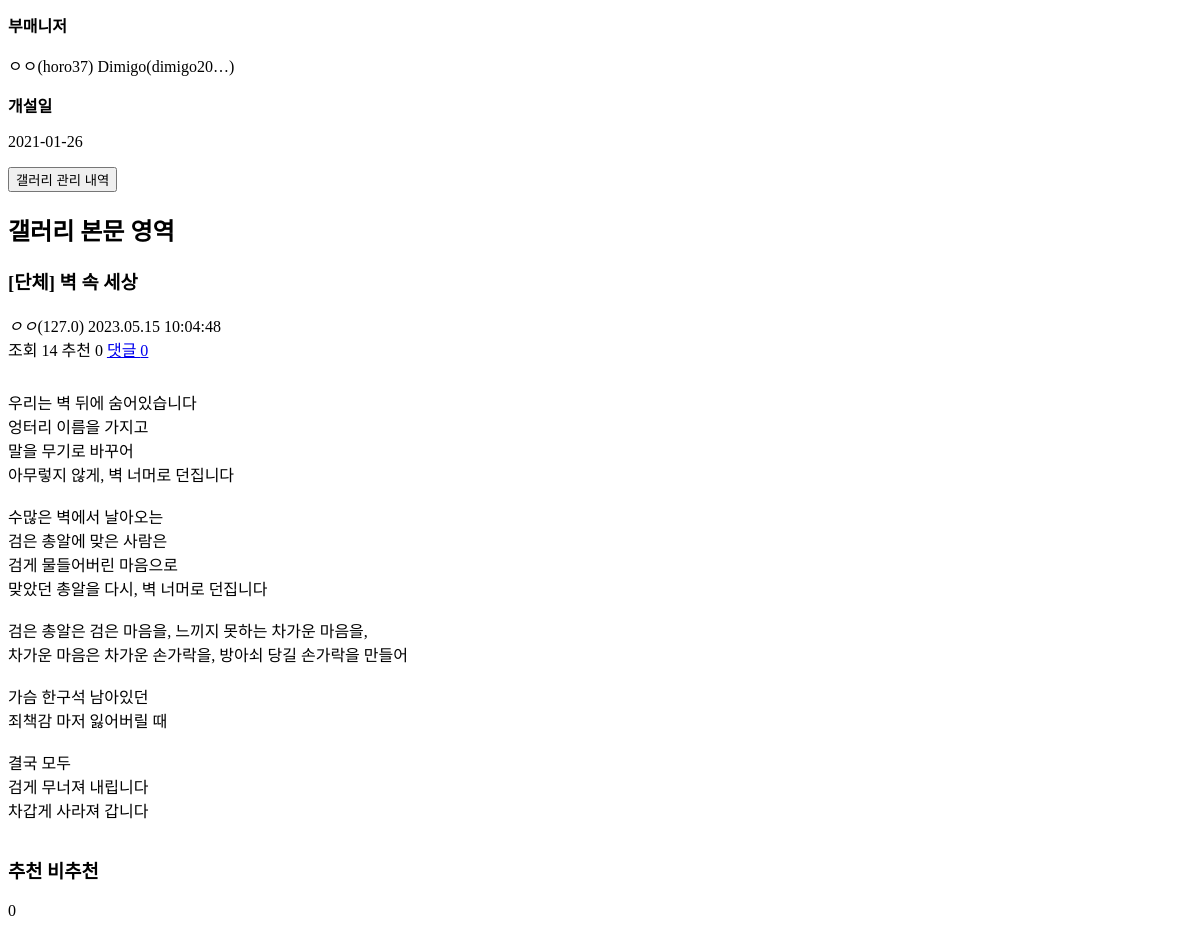
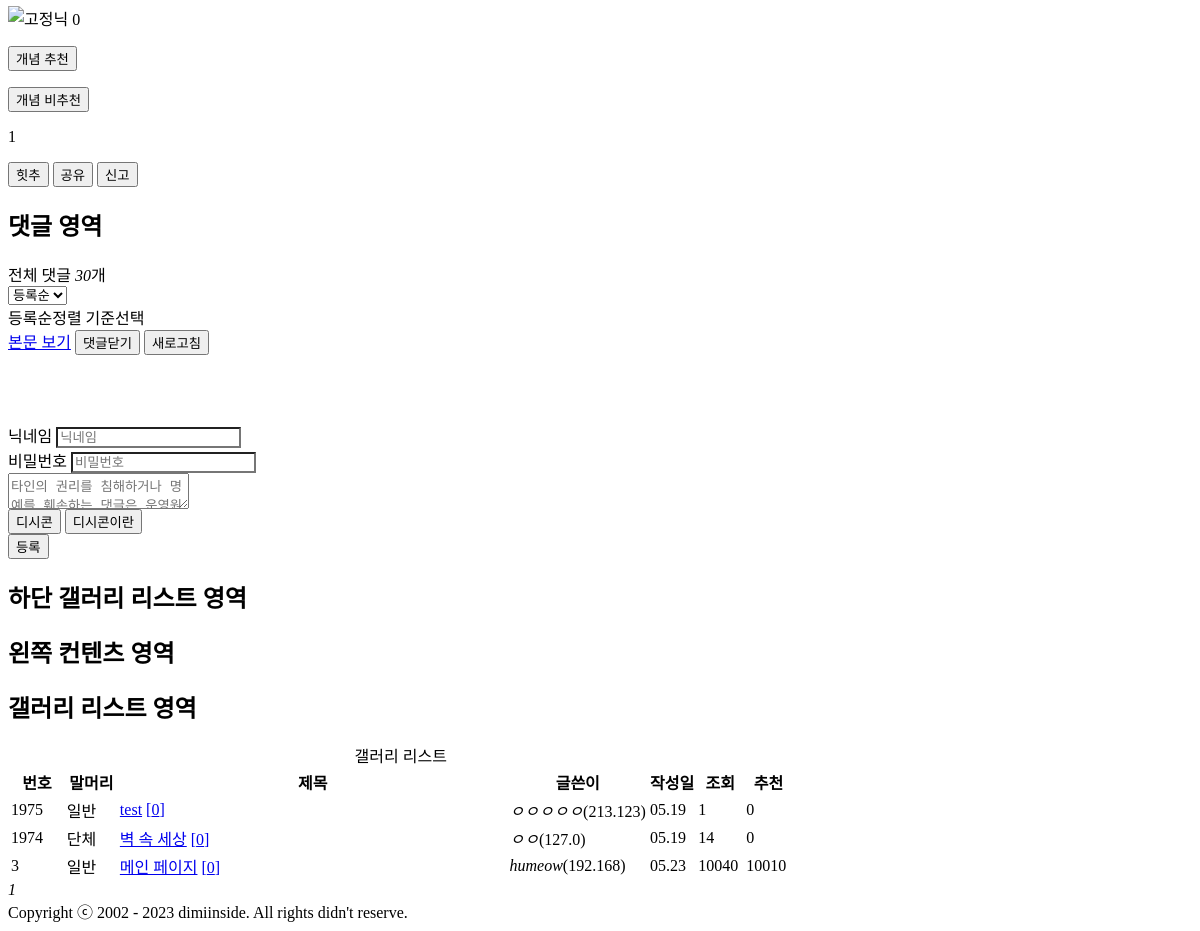
The app's page /gallery/wp/1974 (lower part), older data (2 pictures, top to bottom).
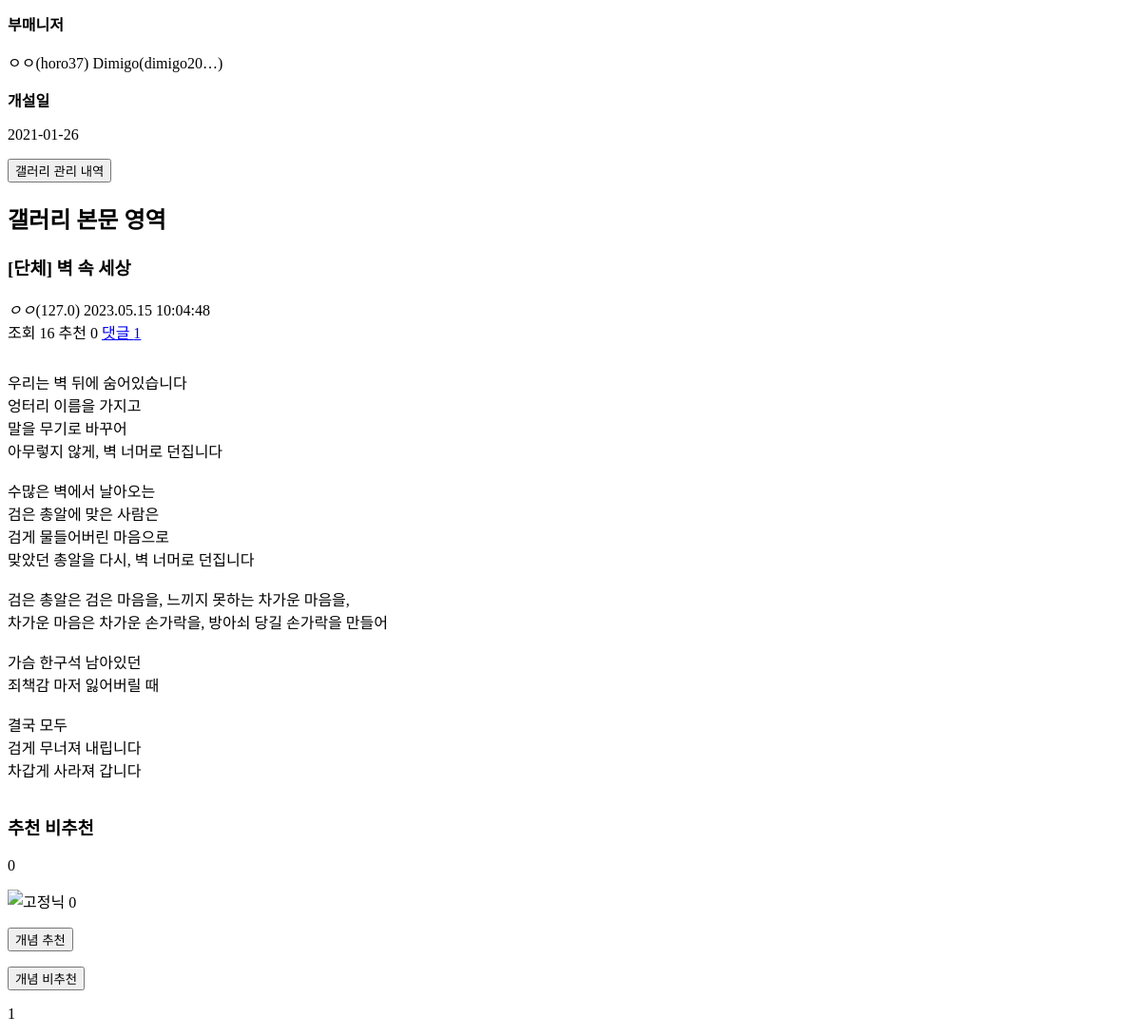
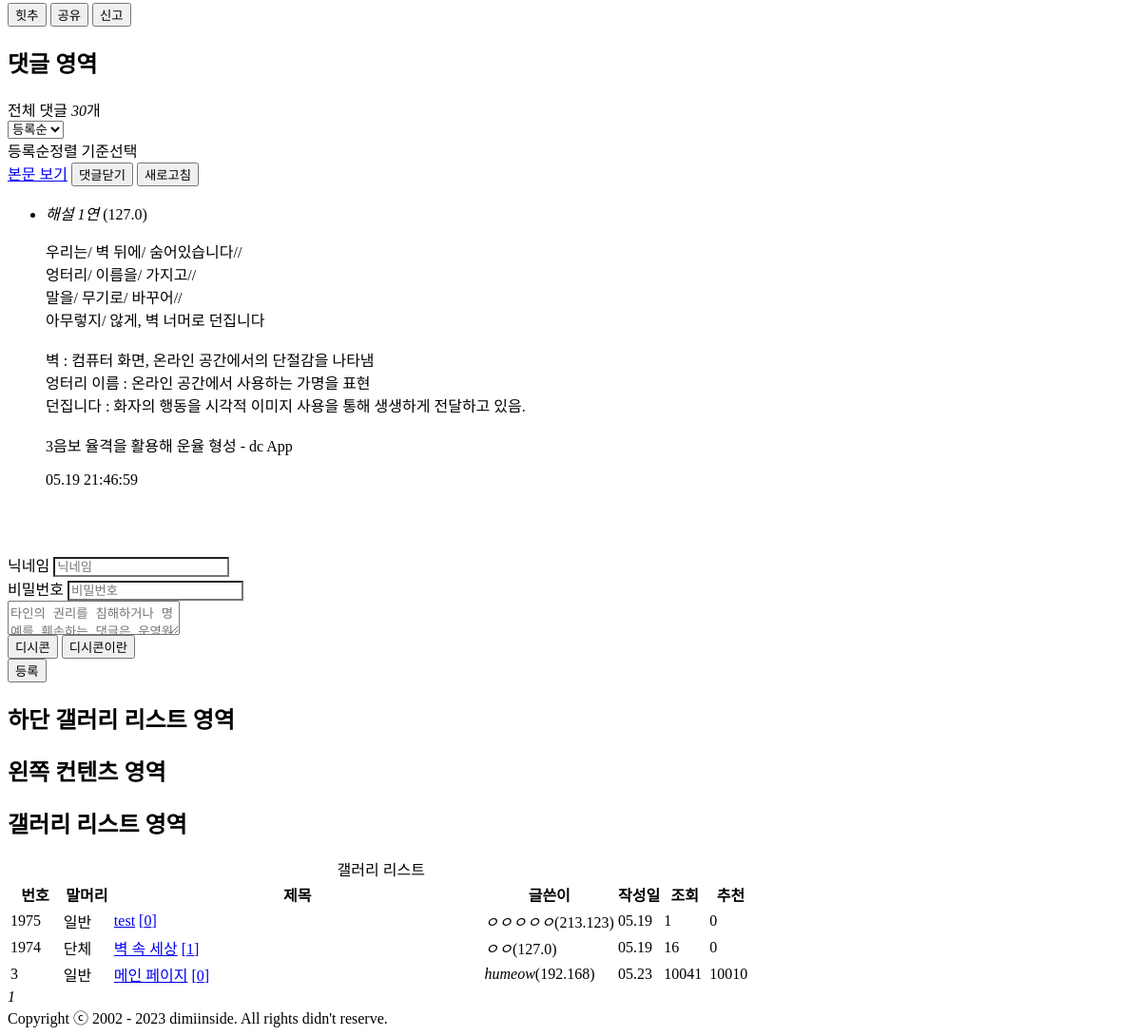
The same page, newer data (2 pictures, top to bottom).
### model/model.py (models this page shows)
class Writing(SQLModel, table=True):
    id: Optional[int] = Field(default=None, primary_key=True)
    gallery: str
    subject: str
    title: str
    nickname: str
    ip: str
    date: str
    count: int
    recommend: int = Field(default=0)
    unrecommend: int = Field(default=0)
    content: str
    chat_ids: str = Field(default="")

class Replys(SQLModel, table=True):
    id: int = Field(default=None, primary_key=True, unique=True)
    name: str
    password: str
    ip: str
    context: str
    date: str
    writing_id: int

### router/poetry.py (the view)
@router.get("/gallery/{gallery}/{writing_id}")
async def show_writing(request: Request, gallery, writing_id):
    with Session(engine) as session:
        statement = select(Writing).where(Writing.id == writing_id).where(Writing.gallery == gallery)
        results = session.exec(statement)
        resFetch = results.first()
        if resFetch is None:
            return None
        foot_writing_dict_list = foot_writing_dict_list_func(gallery)
        reply_dict_list = load_reply(writing_id)
        resFetch.count += 1
        session.add(resFetch)
        session.commit()
        session.refresh(resFetch)
        now_writing_dict = {
            "id": writing_id,
            "gallery": gallery,
            "subject": resFetch.subject,
            "title": resFetch.title,
            "nickname": resFetch.nickname,
            "ip": resFetch.ip,
            "reply_num": len(reply_dict_list),
            "date": resFetch.date,
            "count": resFetch.count,  # 조회수
            "recommend": resFetch.recommend,  # 추천
            "unrecommend": resFetch.unrecommend,
            "content": resFetch.content,
            "chat_id": resFetch.chat_ids.split(","),
        }
        gallery_list = [
            ["DC", 'dc'],
            ["EB", 'eb'],
            ["WP", 'wp'],
            ["HD", 'hd'],
            ["허관무", 'gwanmu'],
        ]
        return templates.TemplateResponse("clear_last.html",
                                          {"request": request, "now_writing_dict": now_writing_dict, "gallery_list": gallery_list,
                                           "foot_writing_dict_list": foot_writing_dict_list, "reply_dict_list": reply_dict_list,
                                          "gallery_list_length": len(gallery_list), })

### templates/clear_last.html (shortened to what this page needs)
<html lang="ko" class="darkmode"><head>
	<link rel="stylesheet" type="text/css" href="https://nstatic.dcinside.com/dc/w/css/reset.css?v=3">
	<link rel="stylesheet" type="text/css" href="https://nstatic.dcinside.com/dc/w/css/common.css?v=220722">
	<link rel="stylesheet" type="text/css" href="https://nstatic.dcinside.com/dc/w/css/contents.css?v=221013_3">
  	<link rel="stylesheet" type="text/css" href="https://nstatic.dcinside.com/dc/w/css/minor.css?v=220722">
  	<link rel="stylesheet" type="text/css" href="https://nstatic.dcinside.com/dc/w/css/popup.css?v=221012">
  	<link rel="stylesheet" type="text/css" href="https://nstatic.dcinside.com/dc/w/css/research.css?v=220722">
  	<link rel="stylesheet" type="text/css" href="https://nstatic.dcinside.com/dc/w/css/og.css?v=221107">
  		<link rel="stylesheet" href="https://nstatic.dcinside.com/dc/w/css/minor.css?v=220106" type="text/css" charset="utf-8">
  </head><body>
  <div id="top" class="dcwrap width1160 view_wrap miniwrap">
        <div class="wrap_inner ">
    <main id="container" class="clear mini_view">
	<section>
<article>
  <div class="issue_wrap">
	<div class="issuebox gallery_box">
	  <div class="issue_contentbox clear">
	<div class="minor_intro_box clear">
		<div class="info_contbox">
						<div class="inner">
				<div class="info_cont">
					<strong class="tit">부매니저</strong>
					<p class="cont">
											<span class="mng_nick">ㅇㅇ(<span title="horo37">horo37</span>)
											<span class="mng_nick">Dimigo(<span title="dimigo2020">dimigo20…</span>)
															</span></span></p>
				</div>
				<div class="info_cont">
					<strong class="tit">개설일</strong>
					<p class="cont">2021-01-26</p>
				</div>
				<div class="info_cont">
	  				<button type="button" class="font_lightpurple btn_mngadmin_report" onclick="alert('갤러리 관리 내역을 공개하지 않는 갤러리입니다.')">갤러리 관리 내역</button>
	  			</div>
							</div>
		</div>
	</div>
</div>
	</div>
  </div>
</article>
		<article>
			<h2 class="blind">갤러리 본문 영역</h2>
			<div class="view_content_wrap">
				<header>
					<div class="gallview_head clear ub-content">
						<h3 class="title ub-word">
												<span class="title_headtext">[{{now_writing_dict['subject']}}]</span> <span class="title_subject">{{now_writing_dict['title']}}</span></h3>
												<div class="gall_writer ub-writer" data-nick="{{now_writing_dict['nickname']}}" data-uid="" data-ip="{{now_writing_dict['ip']}}" data-loc="view">
							<div class="fl">
								<span class="nickname" title="{{now_writing_dict['nickname']}}"><em>{{now_writing_dict['nickname']}}</em></span><span class="ip">({{now_writing_dict['ip']}})</span>																<span class="gall_date" title="2023-05-15 10:04:48">2023.05.15 10:04:48</span>
															</div>
							<div class="fr">
								<span class="gall_count">조회 {{now_writing_dict['count']}}</span>
								<span class="gall_reply_num">추천 {{now_writing_dict['recommend']}}</span>
								<span class="gall_comment"><a href="#focus_cmt">댓글 {{now_writing_dict['reply_num']}}</a></span>
							</div>
						</div>
					</div>
				</header>
				<div class="gallview_contents">
					<div class="inner clear">
											<div class="writing_view_box">
							<pre></pre>							<div class="write_div" style="overflow:hidden;width:900px;">
							<p style="white-space: pre-line;">{{now_writing_dict['content']}}</p>
							</div>
						</div>
												<div class="btn_recommend_box recomuse_y morebox">
													<h3 class="blind">추천 비추천</h3>
														<div class="inner_box">
							<div class="inner">
															<div class="up_num_box">
									<p class="up_num font_red" id="recommend_view_up_{{now_writing_dict['id']}}">{{now_writing_dict['recommend']}}</p>
									<p class="sup_num">
										<spen class="writer_nikcon">
	                						<img src="//nstatic.dcinside.com/dc/w/images/fix_nik.gif" alt="고정닉">
	            						</spen>
										<span class="font_blue smallnum" id="recommend_view_up_fix_2053">0</span>
									</p>
								</div>
								<form id="writing_recommend" action="/recommend" method="post">
									<button form="writing_recommend" type="submit" class="btn_recom_up" data-no="{{now_writing_dict['id']}}"><span class="blind">개념 추천</span><em class="sp_img icon_recom_up"></em></button>
								</form>
							</div>
							<div class="inner">
								<form id="writing_unrecommend" action="/recommend" method="post">
									<button form="writing_unrecommend" type="submit" class="btn_recom_down" data-no="{{now_writing_dict['id']}}"><span class="blind">개념 비추천</span><em class="sp_img icon_recom_down"></em></button>
								</form>
								<div class="down_num_box">
									<p class="down_num" id="recommend_view_down_{{now_writing_dict['id']}}">{{now_writing_dict['unrecommend']}}</p>
								</div>
							</div>
														</div>
																					<div class="recom_bottom_box clear three">
																<button type="button" class="btn_nhitgall" data-no="2053"><em class="sp_img icon_nhitgall"></em>힛추</button>
																																								<button type="button" class="btn_snsmore" data-no="2053"><em class="sp_img icon_snsmore"></em>공유</button>
								<button type="button" class="btn_report" data-no="2053"><em class="sp_img icon_report"></em>신고</button>
							</div>
						</div>
									</div>
			</div>
<div class="view_comment" id="focus_cmt">
	<h2 class="blind">댓글 영역</h2>
	<div id="comment_wrap_2140889" class="comment_wrap show" data-article-lv="10" data-sort-type="" data-comment-cnt="0" data-article-no="2140889">
		<div class="comment_count">
			<div class="fl num_box">
				전체 댓글 <em class="font_red"><span id="comment_total_2140889">30</span></em>개
				<div class="select_box array_latest">
					<select name="selCommentSort">
						<option value="D">등록순</option>
					</select>
					<div class="select_area" onclick="showLayer(this, 'commentSortLayer_2140889');return false;"><span class="comment_sort_txt">등록순</span><span class="blind">정렬 기준선택</span><em class="sp_img icon_option_more"></em></div>
				</div>
			</div>
			<div class="fr">
				<a href="#container" class="contgo">본문 보기</a>
				<button type="button" class="btn_cmt_close" data-no="2140889" data-loc="TOP"><span>댓글닫기</span><em class="sp_img icon_cmt_more"></em></button>
				<button type="button" class="btn_cmt_refresh" data-no="2140889" data-sort="" onclick="window.location.reload()">새로고침</button>
			</div>
		</div>
	<div class="comment_box">
	<ul class="cmt_list">
	{% for reply_dict in reply_dict_list %}
			<li id="comment_li_{{reply_dict['id']}}" class="ub-content">
				<div class="cmt_info clear" data-no="{{reply_dict['id']}}" data-rcnt="0" data-article-no="{{now_writing_dict['id']}}">
					<div class="cmt_nickbox">
						<span class="gall_writer ub-writer" data-nick="{{reply_dict['name']}}" data-uid="" data-ip="{{reply_dict['ip']}}">
							<span class="nickname">
								<em title="{{reply_dict['name']}}">{{reply_dict['name']}}</em>
								<span class="ip">({{reply_dict['ip']}})</span>
							</span>
						</span>
					</div>
					<div class="clear cmt_txtbox btn_reply_write_all">
						<p class="usertxt ub-word" style="white-space: pre-line;">{{reply_dict['context']}}  - dc App</p>
					</div>
					<div class="fr clear">
						<span class="date_time">{{reply_dict['date']}}</span>
					</div>
				</div>
			</li>
	{% endfor %}
	</ul>
	</div>
			<br>
			<br>
<form action="/reply" method="post" id="reply">
    <div class="cmt_write_box clear">
        	<div class="fl">
    						<div class="user_info_input">
    			<label for="user_nick" class="blind">닉네임</label>
    			<input type="text" id="name_2053" name="name" placeholder="닉네임" onfocus="this.style.background='#FFFFFF'" maxlength="20" style="background: rgb(255, 255, 255);">
    		</div>
    		<div class="user_info_input">
    			<label for="user_pw" class="blind">비밀번호</label>
    			<input type="password" id="password_2053" name="password" placeholder="비밀번호" onfocus="this.style.background='#FFFFFF'" maxlength="20" style="background: rgb(255, 255, 255);">
    		</div>
    					</div>
    	<div class="cmt_txt_cont">
    		<div class="cmt_write">
    			<textarea form="reply" name="content" id="memo_2053" onfocus=" " maxlength="400" placeholder="타인의 권리를 침해하거나 명예를 훼손하는 댓글은 운영원칙 및 관련 법률에 제재를 받을 수 있습니다.
Shift+Enter 키를 동시에 누르면 줄바꿈이 됩니다."></textarea>
    		</div>
    		<div class="cmt_cont_bottm clear">
    			 <div class="dccon_guidebox">
    				<button type="button" class="btn_white small tx_dccon" data-no="2053"><em class="sp_img icon_dccon"></em>디시콘</button>
    				<button type="button" class="btn_dccon_guide">
    				<span class="blind">디시콘이란</span><em class="sp_img icon_guide_open"></em>
    				</button>
    			</div>
    			<div class="fr">
    							<button type="submit" class="btn_lightpurple btn_svc small repley_add" data-no="2053">등록</button>
    			</div>
    		</div>
    	</div>
    </div>
</form>
</div>
		</div></article>
		<article>
			<h2 class="blind">하단 갤러리 리스트 영역</h2>
			<div id="bottom_listwrap" class="listwrap clear">
				<section class="left_content">
					<h2 class="blind">왼쪽 컨텐츠 영역</h2>
					<article>
						<h2 class="blind">갤러리 리스트 영역</h2>
						<div class="gall_listwrap list">
							<div id="survey" style="display: none;"></div><table class="gall_list ">
								<caption>갤러리 리스트</caption>
								<colgroup>
									<col style="width:7%">
																		<col style="width:51px">
																		<col>
									                        			<col style="width:18%">
                        												<col style="width:6%">
									<col style="width:6%">
									<col style="width:6%">
								</colgroup>
								<thead>
									<tr>
										<th scope="col">번호</th>
										<th scope="col">말머리</th>
										<th scope="col">제목</th>
										<th scope="col">글쓴이</th>
										<th scope="col">작성일</th>
										<th scope="col">조회</th>
										<th scope="col">추천</th>
									</tr>
								</thead>
								<tbody>
									{% for foot_writing_dict in foot_writing_dict_list %}
										{% if foot_writing_dict['id'] == now_writing_dict['id'] %}
										<tr class="ub-content ctr">
											<td class="gall_num"><span class="sp_img crt_icon"> </span></td>
											<td class="gall_subject">{{foot_writing_dict['subject']}}</td>
											<td class="gall_tit ub-word">
												<a href="/gallery/{{now_writing_dict['gallery']}}/{{foot_writing_dict['id']}}" view-msg=""><em class="icon_img icon_txt"></em>{{foot_writing_dict['title']}}</a>
												<a class="reply_numbox" href="/gallery/{{now_writing_dict['gallery']}}/{{foot_writing_dict['id']}}"><span class="reply_num">[{{foot_writing_dict['reply_num']}}]</span></a>
											</td>
											<td class="gall_writer ub-writer" data-nick="{{foot_writing_dict['nickname']}}" data-uid="" data-ip="{{foot_writing_dict['ip']}}" data-loc="view_list">
											<span class="nickname" title="{{foot_writing_dict['nickname']}}"><em>{{foot_writing_dict['nickname']}}</em></span><span class="ip">({{foot_writing_dict['ip']}})</span>																					</td>
											<td class="gall_date" title="{{foot_writing_dict['date']}}">{{foot_writing_dict['specific_date']}}</td>
											<td class="gall_count">{{foot_writing_dict['count']}}</td>
											<td class="gall_recommend">{{foot_writing_dict['recommend']}}</td>
										</tr>
										{% else %}
										<tr class="ub-content ctr">
											<td class="gall_num">{{foot_writing_dict['id']}}</td>
											<td class="gall_subject">{{foot_writing_dict['subject']}}</td>
											<td class="gall_tit ub-word">
												<a href="/gallery/{{now_writing_dict['gallery']}}/{{foot_writing_dict['id']}}" view-msg=""><em class="icon_img icon_txt"></em>{{foot_writing_dict['title']}}</a>
												<a class="reply_numbox" href="/gallery/{{now_writing_dict['gallery']}}/{{foot_writing_dict['id']}}"><span class="reply_num">[{{foot_writing_dict['reply_num']}}]</span></a>
											</td>
											<td class="gall_writer ub-writer" data-nick="{{foot_writing_dict['nickname']}}" data-uid="" data-ip="{{foot_writing_dict['ip']}}" data-loc="view_list">
											<span class="nickname" title="{{foot_writing_dict['nickname']}}"><em>{{foot_writing_dict['nickname']}}</em></span><span class="ip">({{foot_writing_dict['ip']}})</span>																					</td>
											<td class="gall_date" title="{{foot_writing_dict['date']}}">{{foot_writing_dict['specific_date']}}</td>
											<td class="gall_count">{{foot_writing_dict['count']}}</td>
											<td class="gall_recommend">{{foot_writing_dict['recommend']}}</td>
										</tr>
										{% endif %}
									{% endfor %}
								</tbody>
							</table>
						</div>
						<div class="bottom_paging_wrap">
    						<div class="bottom_paging_box iconpaging">
    							<em>1</em>    						</div>
         						</div>
					</article>
				</section>
			</div>
		</article>
	</section>
</main>
</div>
    <footer class="dcfoot type1">
     <div class="copyright">Copyright ⓒ 2002 - 2023 dimiinside. All rights didn't reserve.</div>
    </footer>
      </div>
</body></html>

### templates/clear_last.html (style rules this page uses)
.writing_view_box { position: relative !important; overflow:hidden; }

Row changes from the older to the newer data that the page shows:
changed Writing "단체": count "14" → "16"; reply_num "0" → "1"
added Replys: name "해설 1연", ip "127.0", context "우리는/ 벽 뒤에/ 숨어있습니다// 엉터리/ 이름을/ 가지고// 말을/ 무기로/ 바꾸어// 아무렇지/ 않게, 벽 너머로 던집니다 벽 : 컴퓨터 화면, 온라인 공간에서의 단절감을 나타냄 엉터리 이름 : 온라인 공간에서 사용하는 가명을 표현 던집니다 : 화자의 행동을 시각적 이미지 사용을 통해 생생하게 전달하고 있음. 3음보 율격을 활용해 운율 형성", date "05.19 21:46:59"
changed Writing "메인 페이지": count "10040" → "10041"
Text that changed along with them:
{{ now_writing_dict['reply_num'] }}: "0" → "1"
